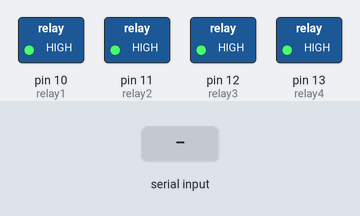
Bench run of a sketch on a simulated Arduino Uno, built with avr-gcc and run on an emulated ATmega328P. Shown: switched loads named in the sketch (green lamp = pin HIGH). The test bench sets the inputs (shaded band).

Above: at 1.2 s.
1.3 s: "90,45\n" received over Serial
At 3.5 s:
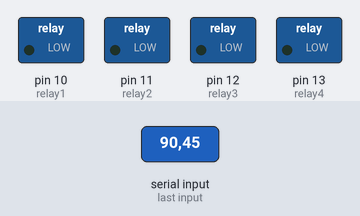
3.8 s: "5\n" received over the second serial link
At 4.5 s:
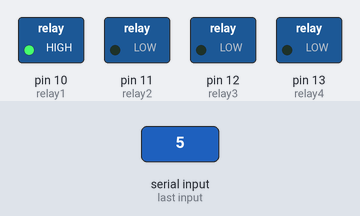
Timing chart, 0 to 6.8 s (numbered marks = the images above; inputs shaded):
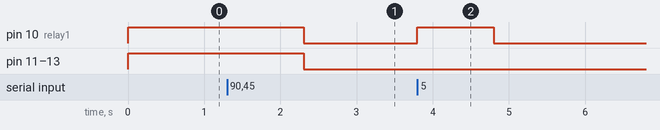

The sketch:

os_project_arduino_.ino
```cpp
#include <SoftwareSerial.h>
SoftwareSerial BTSerial(2, 3); // RX, TX pins for Bluetooth
int relay1 = 10;
int relay2 = 11;
int relay3 = 12;
int relay4 = 13;
int val;

void setup() {
  Serial.begin(9600);
  BTSerial.begin(9600);

  pinMode(relay1, OUTPUT);
  pinMode(relay2, OUTPUT);
  pinMode(relay3, OUTPUT);
  pinMode(relay4, OUTPUT);
  digitalWrite(relay1, HIGH); // Initialize OFF
  digitalWrite(relay2, HIGH);
  digitalWrite(relay3, HIGH);
  digitalWrite(relay4, HIGH);
}

void loop() {
  if (Serial.available()) {
    int val = Serial.parseInt();
    processCommand(val);
  }
  if (BTSerial.available()) {
    int val = BTSerial.parseInt();
    processCommand(val);
  }

}

void processCommand(int val){
  // Turn relays ON (1-4 → LOW)
    if (val == 1) digitalWrite(relay1, LOW);
    else if (val == 2) digitalWrite(relay2, LOW);
    else if (val == 3) digitalWrite(relay3, LOW);
    else if (val == 4) digitalWrite(relay4, LOW);

    // Turn relays OFF (5-8 → HIGH)
    else if (val == 5) digitalWrite(relay1, HIGH);
    else if (val == 6) digitalWrite(relay2, HIGH);
    else if (val == 7) digitalWrite(relay3, HIGH);
    else if (val == 8) digitalWrite(relay4, HIGH);

    // All ON (0 → LOW)
    else if (val == 0) {
      digitalWrite(relay1, LOW);
      digitalWrite(relay2, LOW);
      digitalWrite(relay3, LOW);
      digitalWrite(relay4, LOW);
    }

    // All OFF (10 → HIGH)
    else if (val == 10) {
      digitalWrite(relay1, HIGH);
      digitalWrite(relay2, HIGH);
      digitalWrite(relay3, HIGH);
      digitalWrite(relay4, HIGH);
    }

}
```

Measured:
- after the input at 1.3 s, pin 10 (relay1), pin 11 (relay2), pin 12 (relay3), pin 13 (relay4): HIGH → LOW after 1.0 s
- after the input at 3.8 s, pin 10 (relay1): LOW → HIGH at once, → LOW 1.0 s later
